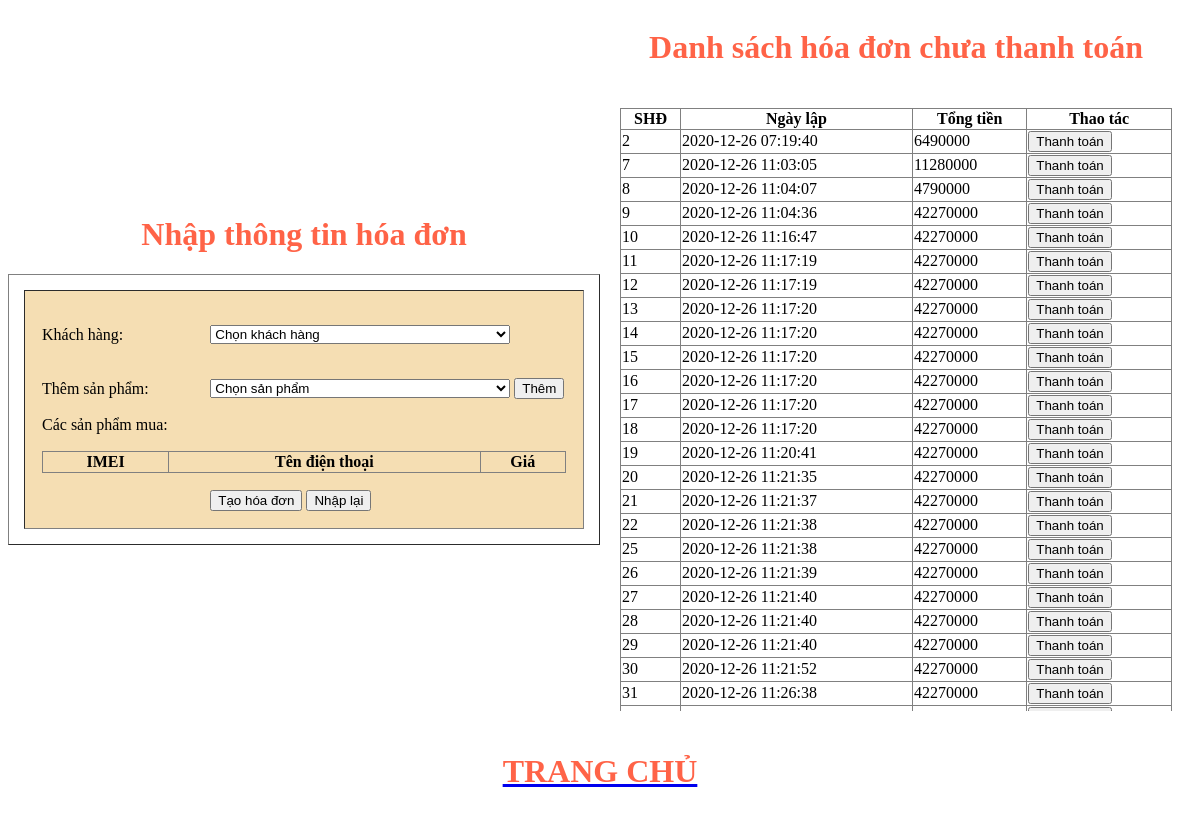
Page /admin/form_hoadon.php on the committed database.
### tables this page shows
CREATE TABLE `hoadonxuat` (
  `HDX_MA` int NOT NULL,
  `HDX_NGAYLAP` timestamp NOT NULL DEFAULT CURRENT_TIMESTAMP,
  `KH_MA` int NOT NULL,
  `HDX_TRANGTHAI` tinyint(1) NOT NULL DEFAULT '0'
);

### admin/form_hoadon.php (the view, shortened to what this page needs)
<!DOCTYPE html>
<html>
<head>
    <link rel="stylesheet" href="../css/hoadon.css">
</head>
<body>
  <div class="container">
    <div class="left">
      <h1 align="center" style="color: tomato;">Nhập thông tin hóa đơn</h1>
      <table border="1" cellspacing="15">
        <td style="background-color: wheat;">
          <table border="0" cellspacing="15">
            <form action="form_hoadon.php" method="post">
              <tr>
                  <td width="300"></td>
              </tr>
              <tr>
                  <td width="30%">Khách hàng:</td>
                  <td>
                    <select id="ma_kh" name="ma_kh" searchable="Search here..">
                      <option value="" disabled selected>Chọn khách hàng</option>
                    </select>
                  </td>
              </tr>
              <tr>
                  <td width="50"></td>
              </tr>
              <tr>
                  <td>Thêm sản phẩm:</td>
                  <td>
                    <select id="select-sanpham" searchable="Search here..">
                      <option value="" disabled selected>Chọn sản phẩm</option>
                      <?php
                        require'connect.php';
                        $con->set_charset("utf8");
                      ?>
                    </select>
                    <button id="btn-add-sp" type="button">Thêm</button>
                  </td>
              </tr>
              <tr>
                <td>
                  Các sản phẩm mua:
                </td>
                <td>
                </td>
              </tr>
              <tr>
                <td colspan="2">
                  <table style="width:100%; border-collapse: collapse;" border="1">
                  <thead>
                    <tr>
                      <th>IMEI</th>
                      <th>Tên điện thoại</th>
                      <th>Giá</th>
                    </tr>
                  </thead>
                  </table>
                </td>
              </tr>
              <tr>
                <td>
                </td>
                <td>
                    <input type="submit" value="Tạo hóa đơn">
                    <input type="reset" value="Nhập lại">
                </td>
              </tr>
            </form>
          </table>
        </td>
      </table>
    </div>
    <div class="right">
      <h1 align="center" style="color: tomato;">Danh sách hóa đơn chưa thanh toán</h1>
      <div style="padding: 20px;" >
        <div style="width:100%; height:70vh; overflow:auto;">
          <table style="width:100%; border-collapse: collapse;" border="1">
            <tr>
              <th>SHĐ</th>
              <th>Ngày lập</th>
              <th>Tổng tiền</th>
              <th>Thao tác</th>
            </tr>
          <?php
            $sql = "SELECT * FROM hoadonxuat WHERE HDX_TRANGTHAI = 0;";
            $result = $con->query($sql);
            while($row = $result->fetch_assoc()){
              $ma = $row['HDX_MA'];
              $ngaylap = $row['HDX_NGAYLAP'];
              $sql1 = "SELECT * FROM hdx_sp WHERE HDX_MA = '$ma';";
              $result1 = $con->query($sql1);
              $sum = 0;
              while($row1 = $result1->fetch_assoc()){
                $masp = $row1['SP_MA'];
                $sql2 = "SELECT * FROM sanpham WHERE SP_MA = '$masp';";
                $result2 = $con->query($sql2);
                $sp = $result2->fetch_assoc();
                $sum += $sp['SP_GIA'];
              }
              echo "<tr>
                <td>$ma</td>
                <td>$ngaylap</td>
                <td>$sum</td>
                <td>
                  <form action='' method='POST'>
                    <input type='hidden' name='type' value='purchase'>
                    <input type='hidden' name='hdx_id' value='$ma'>
                    <button type='submit'>Thanh toán</button>
                  </form>
                </td>
              </tr>";
            }
          ?>
        </table>
        </div>
      </div>
    </div>
  </div>
  <a href="index.php" align="center"> <h1 align="center" style="color: tomato;">TRANG CHỦ</h1></a>
</body>
</html>

### css/hoadon.css (style rules this page uses)
.container { display: flex; flex-direction: row; }
.container .left { flex: 1; display: flex; flex-direction: column; justify-content: center; }
.container .right { flex: 1; }
select { width: 300px; }

### rows in the picture
hoadonxuat: HDX_MA "2", HDX_NGAYLAP "2020-12-26 07:19:40", sum "6490000"
hoadonxuat: HDX_MA "7", HDX_NGAYLAP "2020-12-26 11:03:05", sum "11280000"
hoadonxuat: HDX_MA "8", HDX_NGAYLAP "2020-12-26 11:04:07", sum "4790000"
hoadonxuat: HDX_MA "9", HDX_NGAYLAP "2020-12-26 11:04:36", sum "42270000"
hoadonxuat: HDX_MA "10", HDX_NGAYLAP "2020-12-26 11:16:47", sum "42270000"
hoadonxuat: HDX_MA "11", HDX_NGAYLAP "2020-12-26 11:17:19", sum "42270000"
hoadonxuat: HDX_MA "12", HDX_NGAYLAP "2020-12-26 11:17:19", sum "42270000"
hoadonxuat: HDX_MA "13", HDX_NGAYLAP "2020-12-26 11:17:20", sum "42270000"
hoadonxuat: HDX_MA "14", HDX_NGAYLAP "2020-12-26 11:17:20", sum "42270000"
hoadonxuat: HDX_MA "15", HDX_NGAYLAP "2020-12-26 11:17:20", sum "42270000"
hoadonxuat: HDX_MA "16", HDX_NGAYLAP "2020-12-26 11:17:20", sum "42270000"
hoadonxuat: HDX_MA "17", HDX_NGAYLAP "2020-12-26 11:17:20", sum "42270000"
hoadonxuat: HDX_MA "18", HDX_NGAYLAP "2020-12-26 11:17:20", sum "42270000"
hoadonxuat: HDX_MA "19", HDX_NGAYLAP "2020-12-26 11:20:41", sum "42270000"
hoadonxuat: HDX_MA "20", HDX_NGAYLAP "2020-12-26 11:21:35", sum "42270000"
hoadonxuat: HDX_MA "21", HDX_NGAYLAP "2020-12-26 11:21:37", sum "42270000"
hoadonxuat: HDX_MA "22", HDX_NGAYLAP "2020-12-26 11:21:38", sum "42270000"
hoadonxuat: HDX_MA "25", HDX_NGAYLAP "2020-12-26 11:21:38", sum "42270000"
hoadonxuat: HDX_MA "26", HDX_NGAYLAP "2020-12-26 11:21:39", sum "42270000"
hoadonxuat: HDX_MA "27", HDX_NGAYLAP "2020-12-26 11:21:40", sum "42270000"
hoadonxuat: HDX_MA "28", HDX_NGAYLAP "2020-12-26 11:21:40", sum "42270000"
hoadonxuat: HDX_MA "29", HDX_NGAYLAP "2020-12-26 11:21:40", sum "42270000"
hoadonxuat: HDX_MA "30", HDX_NGAYLAP "2020-12-26 11:21:52", sum "42270000"
hoadonxuat: HDX_MA "31", HDX_NGAYLAP "2020-12-26 11:26:38", sum "42270000"
